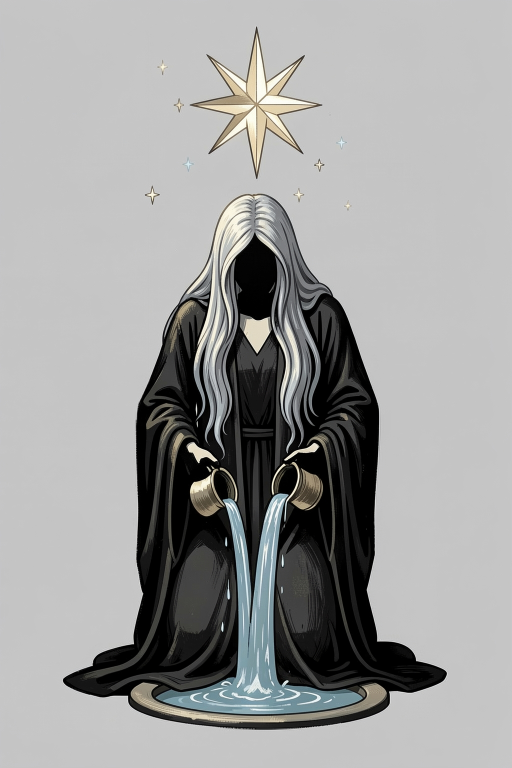
#> input picture bruto/v01.png, 1024 x 1536 px (shown at 1/2 size)
$ python -i processar.py   (imports and definitions only)
#> lines starting #> are read from the running program, lines starting #| are printed output that depends on the picture; after the words box and inside, x2 and y2 are one past the last pixel; in counts of white or black regions, pixels touching at a corner belong together
#> further down, picture is the input picture: shape (1536, 1024, 3); mean B, G, R 157, 157.6, 157.2
"""Pós-processamento: fundo real, bordas, molde, tamanhos, camadas, 9-slice, prancha.

Uso:
  python3 arte/ferramentas/processar.py arte/pedidos/<id>.json <pasta-saida>

Lê <saida>/bruto/vNN.png (de gerar.py) ou o arquivo de "importar" do pedido e grava:
  final/<id>--vNN--<tam>.png|webp   original e derivados WebP com alfa
  final/<id>--vNN--<camada>--<tam>.webp   camadas de animação extraídas por cor (pos.camadas)
  final/<id>--vNN--kit-*.webp       balão: corpo esticável e pontas ornamentadas
  prancha.png, manifest.json, README.md, log.txt

Fundo:
  "liso"         rembg (BiRefNet; cai para ISNet) — imagens geradas com fundo liso.
  "quadriculado" imagens com o xadrez de "transparência" DESENHADO (outras IAs): detecta a zona do xadrez
                 (pixels cinza neutros claros com padrão claro/médio), troca por cor lisa, refina com rembg e
                 preserva tudo que não é cinza neutro (pétalas, correntes, gemas soltas).
Sem rembg instalado (sandbox local) usa só a cor e AVISA — serve para testar o resto do pipeline.
"""
from __future__ import annotations

import json
import math
import sys
import time
from pathlib import Path

import numpy as np
from PIL import Image, ImageDraw, ImageFilter, ImageFont
from scipy import ndimage

sys.path.insert(0, str(Path(__file__).parent))
from pedido import RAIZ, carregar  # noqa: E402

LOG: list[str] = []


def log(s: str) -> None:
    print(s, flush=True)
    LOG.append(s)


# ================================================================ fundo

_SESSOES: dict = {}


# [31 lines left out: functions mascara_rembg, cor_fundo, mascara_por_cor, not called in this run]


def zonas_quadriculado(rgb: np.ndarray) -> tuple[np.ndarray, np.ndarray, np.ndarray]:
    """Xadrez desenhado: cinzas neutros (R≈G≈B, diferença ≤ 6) claros, alternando claro (~253) e médio (~207).
    zona = janelas 19×19 quase só de xadrez com as duas cores presentes; ext = zona + todos os pixels xadrez
    ligados a ela (a janela para antes do objeto). Fitas brancas/rosadas têm matiz (diferença ≥ 10) e ficam fora."""
    mx, mn = rgb.max(-1), rgb.min(-1)
    neutro = (mx - mn) <= 6
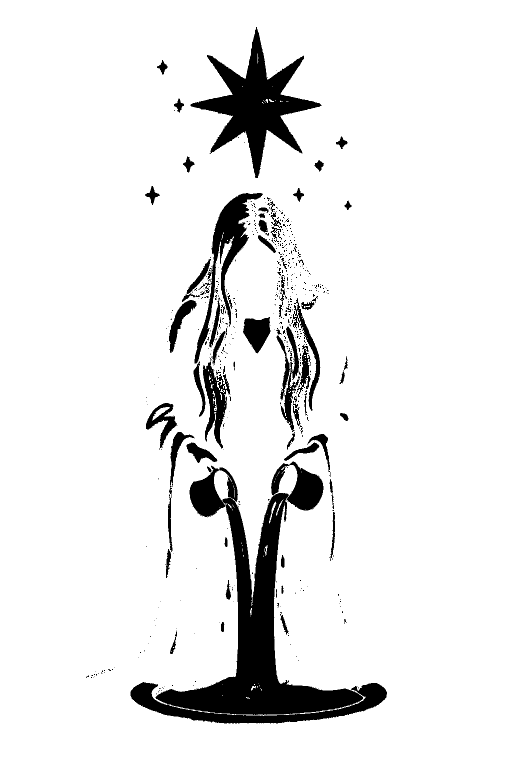
#> neutro: shape (1536, 1024) bool (shown at 1/2 size); 91.4% white; 523 black regions (436 under 20 px), largest, box (x1, y1, x2, y2) and area: (311, 923, 726, 1430) 55320, (381, 54, 643, 356) 24258, (261, 1364, 774, 1447) 10991
    xadrez = neutro & (mx > 186)
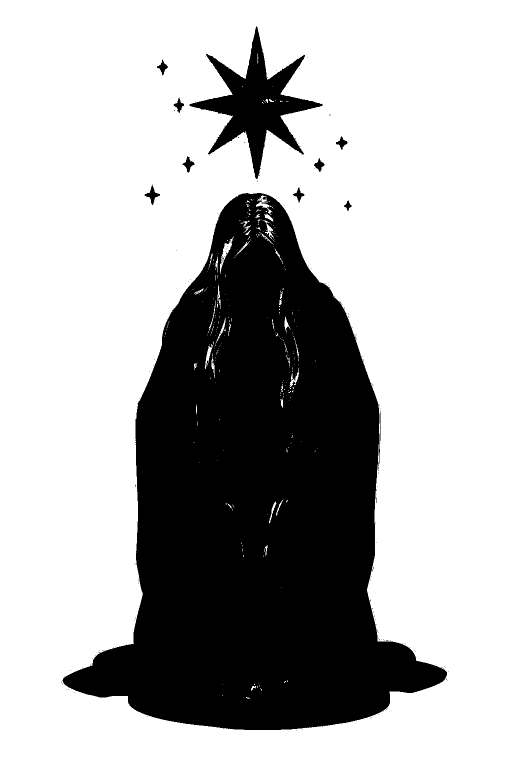
#> xadrez: shape (1536, 1024) bool (shown at 1/2 size); 69.9% white; 175 black regions (164 under 20 px), largest, box (x1, y1, x2, y2) and area: (125, 386, 894, 1460) 447044, (378, 53, 646, 358) 24382, (289, 369, 320, 410) 411
    clara = xadrez & (mx > 236)
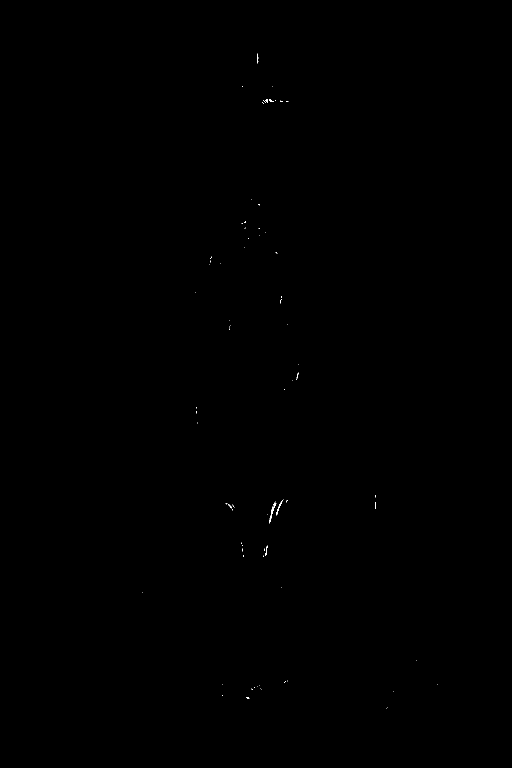
#> clara: shape (1536, 1024) bool (shown at 1/2 size); 0.04% white in thin lines or dots, all inside (x1, y1, x2, y2) = (284, 107, 875, 1418)
    media = xadrez & (mx <= 236)
#> media: shape (1536, 1024) bool; 69.8% white; 175 black regions (164 under 20 px), largest, box (x1, y1, x2, y2) and area: (125, 386, 894, 1460) 447504, (378, 53, 646, 358) 24494, (289, 369, 320, 410) 411
    f = lambda m: ndimage.uniform_filter(m.astype(np.float32), 19)  # noqa: E731
    zona = (f(xadrez) > 0.965) & (f(clara) > 0.08) & (f(media) > 0.08)
#> zona: shape (1536, 1024) bool; every value is 0
    # áreas de "névoa" branca do gerador sobre o xadrez: neutras e claras, coladas na zona
    nevoa = neutro & (mx > 200) & (f(neutro & (mx > 200)) > 0.95)
    rot, n = ndimage.label(nevoa)
#> rot: shape (1536, 1024) int32; every value is 0
#> n = 0
    if n:
        toca = np.unique(rot[zona & (rot > 0)])
        zona |= np.isin(rot, toca[toca > 0])
    # cresce por pixels "de fundo": xadrez puro ou xadrez visto através de véu tingido (claro, pouca cor,
    # textura bimodal claro/escuro na janela 9×9), desde que ligados à zona. Fitas lisas não têm a textura.
    g = lambda m: ndimage.uniform_filter(m.astype(np.float32), 9)  # noqa: E731
    lum = rgb @ np.array([0.299, 0.587, 0.114])
    med = ndimage.uniform_filter(lum, 9)
    dp = np.sqrt(np.maximum(ndimage.uniform_filter(lum ** 2, 9) - med ** 2, 0))
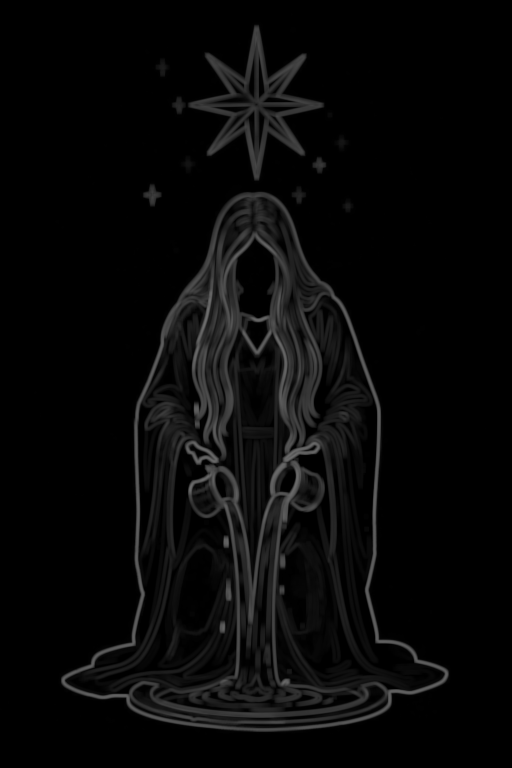
#> dp: shape (1536, 1024) float64 (shown at 1/2 size); min 0, max 112.3, mean 8.5
    bimodal = (g(lum > med + 4) > 0.22) & (g(lum < med - 4) > 0.22) & (dp > 4.5) & (dp < 30)
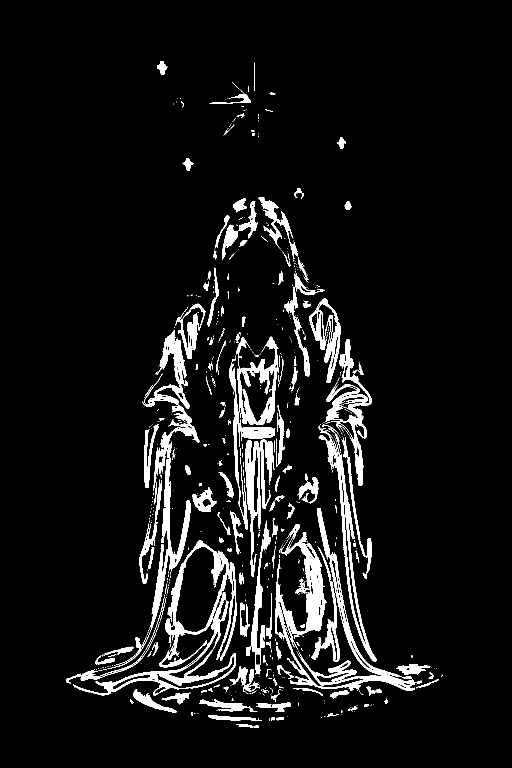
#> bimodal: shape (1536, 1024) bool (shown at 1/2 size); 7.1% white; 670 white regions (502 under 20 px), largest, box (x1, y1, x2, y2) and area: (551, 1016, 843, 1382) 15803, (181, 1080, 473, 1392) 13143, (285, 660, 399, 982) 6504
    tingido = ((mx - mn) <= 22) & (lum > 175) & bimodal
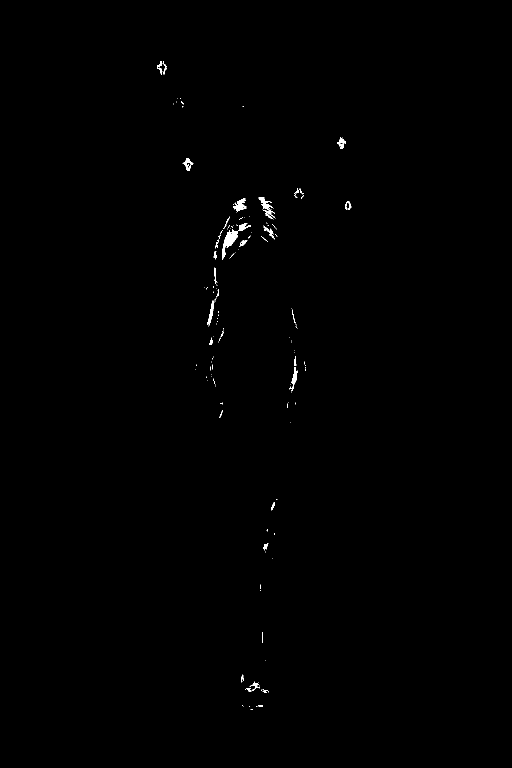
#> tingido: shape (1536, 1024) bool (shown at 1/2 size); 0.28% white; 164 white regions (127 under 20 px), largest, box (x1, y1, x2, y2) and area: (444, 458, 476, 520) 740, (466, 397, 493, 423) 362, (522, 407, 551, 437) 250
    cand = (xadrez & bimodal) | tingido | zona
    rot_x, _ = ndimage.label(cand)
#> rot_x: shape (1536, 1024) int32; 252 distinct labels, from 0 to 251
    ids = np.unique(rot_x[zona & (rot_x > 0)])
#> ids = empty array
    ext = np.isin(rot_x, ids[ids > 0]) | zona
    ext = ndimage.binary_closing(ext, iterations=1) & (cand | xadrez)
    zonas_quadriculado.padrao = xadrez & bimodal  # xadrez com o padrão claro/médio (para a beira)
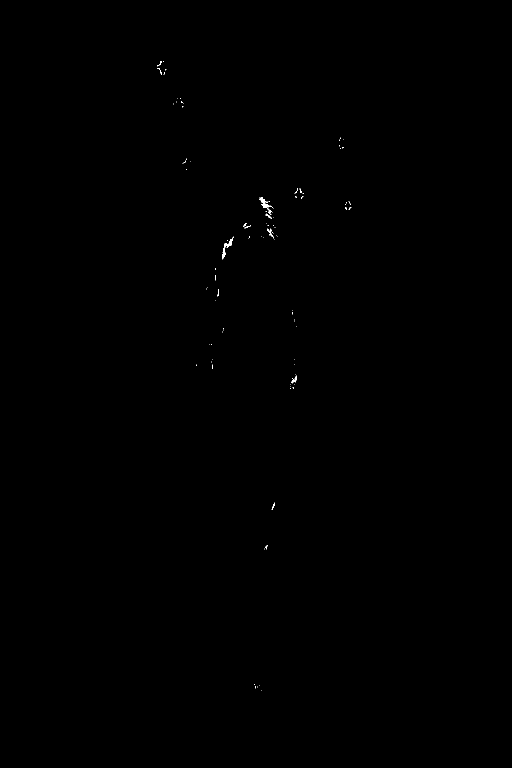
#> zonas_quadriculado.padrao: shape (1536, 1024) bool (shown at 1/2 size); 0.07% white in thin lines or dots, all inside (x1, y1, x2, y2) = (314, 122, 703, 1381)
    return zona, ext, xadrez


# [130 lines left out: functions periodicidade, remover_fundo, limpar, not called in this run]


def rgba(rgb: np.ndarray, a: np.ndarray) -> Image.Image:
    arr = np.dstack([np.clip(rgb, 0, 255), np.clip(a * 255, 0, 255)]).round().astype(np.uint8)
    return Image.fromarray(arr, "RGBA")


def redimensionar(im: Image.Image, tam: tuple[int, int]) -> Image.Image:
    """Redimensiona com alfa pré-multiplicado (sem franja escura)."""
    return im.convert("RGBa").resize(tam, Image.LANCZOS).convert("RGBA")


# ================================================================ moldura

# [329 lines left out: functions janela, abrir_centro, detectar_abertura, aplicar_molde, recortar, polir_importado and 7 more, not called in this run]


ESCURO, CLARO = (20, 18, 26), (233, 228, 220)


# [261 lines left out: functions avatar_ficticio, ladrilho, balao_montado, prancha, quebrar, main and 1 more, not called in this run]


# [2 lines not run here, left out]

>>> import cv2
>>> picture = cv2.imread('../../bruto/v01.png')
>>> result = zonas_quadriculado(picture)

$ run again, on bruto/v04.png
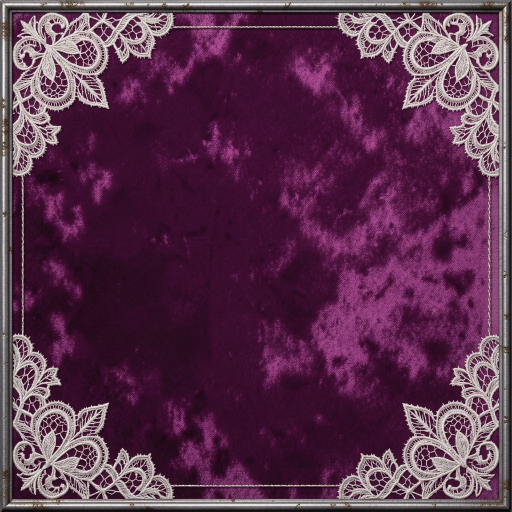
#> input picture bruto/v04.png, 1024 x 1024 px (shown at 1/2 size)
#> picture is the input picture: shape (1024, 1024, 3); mean B, G, R 77.2, 49.8, 90.6
#> in zonas_quadriculado, `neutro = (mx - mn) <= 6`:
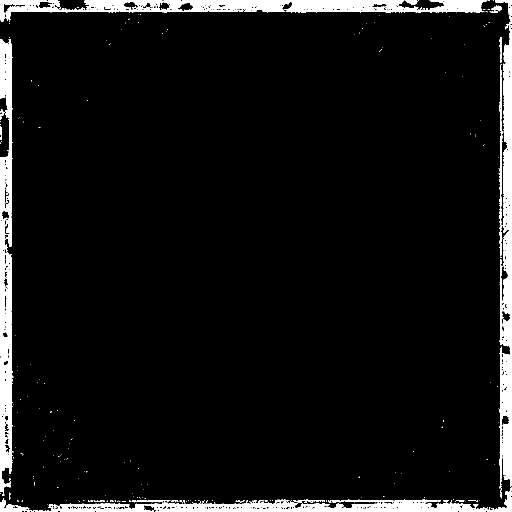
#> neutro: shape (1024, 1024) bool (shown at 1/2 size); 6.7% white; 203 white regions (183 under 20 px), largest, box (x1, y1, x2, y2) and area: (78, 0, 1024, 1024) 32343, (0, 0, 975, 44) 18697, (0, 78, 27, 992) 16829
#> xadrez: shape (1024, 1024) bool; 0.81% white; 452 white regions (415 under 20 px), largest, box (x1, y1, x2, y2) and area: (270, 1008, 593, 1012) 1213, (380, 6, 569, 11) 730, (1008, 128, 1012, 284) 544
#> clara: shape (1024, 1024) bool; 0.18% white in thin lines or dots
#> media: shape (1024, 1024) bool; 0.63% white in thin lines or dots
#> zona: shape (1024, 1024) bool; every value is 0
#> rot: shape (1024, 1024) int32; every value is 0
#> n = 0
#> bimodal: shape (1024, 1024) bool; 21.1% white; 720 white regions (526 under 20 px), largest, box (x1, y1, x2, y2) and area: (557, 90, 977, 805) 110231, (0, 0, 1024, 1024) 22997, (353, 825, 508, 967) 7998
#> in zonas_quadriculado, `tingido = ((mx - mn) <= 22) & (lum > 175) & bimodal`:
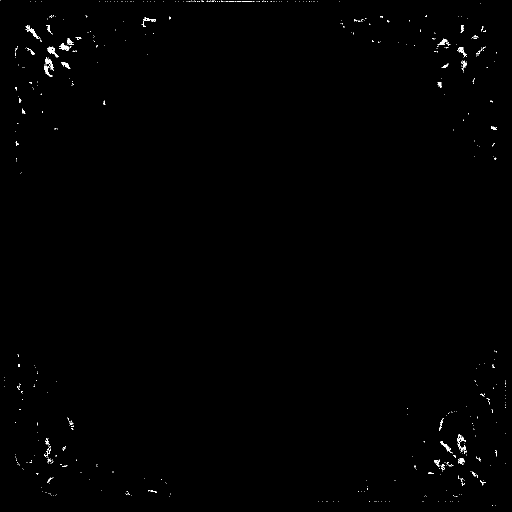
#> tingido: shape (1024, 1024) bool (shown at 1/2 size); 0.38% white in thin lines or dots
#> rot_x: shape (1024, 1024) int32; 705 distinct labels, from 0 to 704
#> ids = empty array
#> zonas_quadriculado.padrao: shape (1024, 1024) bool; 0.01% white in thin lines or dots, all inside (x1, y1, x2, y2) = (82, 2, 1011, 1004)
